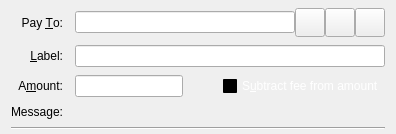
  <widget class="QFrame" name="SendCoins">
   <property name="toolTip">
    <string>This is a normal payment.</string>
   </property>
   <property name="frameShape">
    <enum>QFrame::NoFrame</enum>
   </property>
   <layout class="QGridLayout" name="gridLayout">
    <property name="topMargin">
     <number>8</number>
    </property>
    <property name="bottomMargin">
     <number>4</number>
    </property>
    <property name="horizontalSpacing">
     <number>12</number>
    </property>
    <property name="verticalSpacing">
     <number>8</number>
    </property>
    <item row="0" column="1">
     <layout class="QHBoxLayout" name="payToLayout">
      <property name="spacing">
       <number>0</number>
      </property>
      <item>
       <widget class="QValidatedLineEdit" name="payTo">
        <property name="toolTip">
         <string>The Dynamic address to send the payment to</string>
        </property>
       </widget>
      </item>
      <item>
       <widget class="QToolButton" name="addressBookButton">
        <property name="toolTip">
         <string>Choose previously used address</string>
        </property>
        <property name="text">
         <string/>
        </property>
        <property name="iconSize">
         <size>
          <width>22</width>
          <height>22</height>
         </size>
        </property>
        <property name="shortcut">
         <string>Alt+A</string>
        </property>
       </widget>
      </item>
      <item>
       <widget class="QToolButton" name="pasteButton">
        <property name="toolTip">
         <string>Paste address from clipboard</string>
        </property>
        <property name="text">
         <string/>
        </property>
        <property name="iconSize">
         <size>
          <width>22</width>
          <height>22</height>
         </size>
        </property>
        <property name="shortcut">
         <string>Alt+P</string>
        </property>
       </widget>
      </item>
      <item>
       <widget class="QToolButton" name="deleteButton">
        <property name="toolTip">
         <string>Remove this entry</string>
        </property>
        <property name="text">
         <string/>
        </property>
        <property name="iconSize">
         <size>
          <width>22</width>
          <height>22</height>
         </size>
        </property>
       </widget>
      </item>
     </layout>
    </item>
    <item row="1" column="0">
     <widget class="QLabel" name="labellLabel">
      <property name="text">
       <string>&amp;Label:</string>
      </property>
      <property name="alignment">
       <set>Qt::AlignRight|Qt::AlignTrailing|Qt::AlignVCenter</set>
      </property>
      <property name="buddy">
       <cstring>addAsLabel</cstring>
      </property>
     </widget>
    </item>
    <item row="1" column="1">
     <widget class="QLineEdit" name="addAsLabel">
      <property name="toolTip">
       <string>Enter a label for this address to add it to the list of used addresses</string>
      </property>
     </widget>
    </item>
    <item row="2" column="0">
     <widget class="QLabel" name="amountLabel">
      <property name="text">
       <string>A&amp;mount:</string>
      </property>
      <property name="alignment">
       <set>Qt::AlignRight|Qt::AlignTrailing|Qt::AlignVCenter</set>
      </property>
      <property name="buddy">
       <cstring>payAmount</cstring>
      </property>
     </widget>
    </item>
    <item row="2" column="1">
     <layout class="QHBoxLayout" name="horizontalLayoutAmount" stretch="0,0,1">
      <item>
       <widget class="DynamicAmountField" name="payAmount"/>
      </item>
      <item>
       <spacer name="horizontalSpacer">
        <property name="orientation">
         <enum>Qt::Horizontal</enum>
        </property>
        <property name="sizeHint" stdset="0">
         <size>
          <width>40</width>
          <height>20</height>
         </size>
        </property>
       </spacer>
      </item>
      <item>
       <widget class="QCheckBox" name="checkboxSubtractFeeFromAmount">
        <property name="maximumSize">
         <size>
          <width>16777215</width>
          <height>16777215</height>
         </size>
        </property>
        <property name="palette">
         <palette>
          <active>
           <colorrole role="WindowText">
            <brush brushstyle="SolidPattern">
             <color alpha="255">
              <red>255</red>
              <green>255</green>
              <blue>255</blue>
             </color>
            </brush>
           </colorrole>
           <colorrole role="Button">
            <brush brushstyle="SolidPattern">
             <color alpha="255">
              <red>0</red>
              <green>0</green>
              <blue>0</blue>
             </color>
            </brush>
           </colorrole>
           <colorrole role="Light">
            <brush brushstyle="SolidPattern">
             <color alpha="255">
              <red>0</red>
              <green>0</green>
              <blue>0</blue>
             </color>
            </brush>
           </colorrole>
           <colorrole role="Midlight">
            <brush brushstyle="SolidPattern">
             <color alpha="255">
              <red>0</red>
              <green>0</green>
              <blue>0</blue>
             </color>
            </brush>
           </colorrole>
           <colorrole role="Dark">
            <brush brushstyle="SolidPattern">
             <color alpha="255">
              <red>0</red>
              <green>0</green>
              <blue>0</blue>
             </color>
            </brush>
           </colorrole>
           <colorrole role="Mid">
            <brush brushstyle="SolidPattern">
             <color alpha="255">
              <red>0</red>
              <green>0</green>
              <blue>0</blue>
             </color>
            </brush>
           </colorrole>
           <colorrole role="Text">
            <brush brushstyle="SolidPattern">
             <color alpha="255">
              <red>255</red>
              <green>255</green>
              <blue>255</blue>
             </color>
            </brush>
           </colorrole>
           <colorrole role="BrightText">
            <brush brushstyle="SolidPattern">
             <color alpha="255">
              <red>255</red>
              <green>255</green>
              <blue>255</blue>
             </color>
            </brush>
           </colorrole>
           <colorrole role="ButtonText">
            <brush brushstyle="SolidPattern">
             <color alpha="255">
              <red>255</red>
              <green>255</green>
              <blue>255</blue>
             </color>
            </brush>
           </colorrole>
           <colorrole role="Base">
            <brush brushstyle="SolidPattern">
             <color alpha="255">
              <red>0</red>
              <green>0</green>
              <blue>0</blue>
             </color>
            </brush>
           </colorrole>
           <colorrole role="Window">
            <brush brushstyle="SolidPattern">
             <color alpha="255">
              <red>0</red>
              <green>0</green>
              <blue>0</blue>
             </color>
            </brush>
           </colorrole>
           <colorrole role="Shadow">
            <brush brushstyle="SolidPattern">
             <color alpha="255">
              <red>0</red>
              <green>0</green>
              <blue>0</blue>
             </color>
            </brush>
           </colorrole>
           <colorrole role="AlternateBase">
            <brush brushstyle="SolidPattern">
             <color alpha="255">
              <red>0</red>
              <green>0</green>
              <blue>0</blue>
             </color>
            </brush>
           </colorrole>
           <colorrole role="ToolTipBase">
            <brush brushstyle="SolidPattern">
             <color alpha="255">
              <red>255</red>
              <green>255</green>
              <blue>220</blue>
             </color>
            </brush>
           </colorrole>
           <colorrole role="ToolTipText">
            <brush brushstyle="SolidPattern">
             <color alpha="255">
              <red>0</red>
              <green>0</green>
              <blue>0</blue>
             </color>
            </brush>
           </colorrole>
          </active>
          <inactive>
           <colorrole role="WindowText">
            <brush brushstyle="SolidPattern">
             <color alpha="255">
              <red>255</red>
              <green>255</green>
              <blue>255</blue>
             </color>
            </brush>
           </colorrole>
           <colorrole role="Button">
            <brush brushstyle="SolidPattern">
             <color alpha="255">
              <red>0</red>
              <green>0</green>
              <blue>0</blue>
             </color>
            </brush>
           </colorrole>
           <colorrole role="Light">
            <brush brushstyle="SolidPattern">
             <color alpha="255">
              <red>0</red>
              <green>0</green>
              <blue>0</blue>
             </color>
            </brush>
           </colorrole>
           <colorrole role="Midlight">
            <brush brushstyle="SolidPattern">
             <color alpha="255">
              <red>0</red>
              <green>0</green>
              <blue>0</blue>
             </color>
            </brush>
           </colorrole>
           <colorrole role="Dark">
            <brush brushstyle="SolidPattern">
             <color alpha="255">
              <red>0</red>
              <green>0</green>
              <blue>0</blue>
             </color>
            </brush>
           </colorrole>
           <colorrole role="Mid">
            <brush brushstyle="SolidPattern">
             <color alpha="255">
              <red>0</red>
              <green>0</green>
              <blue>0</blue>
             </color>
            </brush>
           </colorrole>
           <colorrole role="Text">
            <brush brushstyle="SolidPattern">
             <color alpha="255">
              <red>255</red>
              <green>255</green>
              <blue>255</blue>
             </color>
            </brush>
           </colorrole>
           <colorrole role="BrightText">
            <brush brushstyle="SolidPattern">
             <color alpha="255">
              <red>255</red>
              <green>255</green>
              <blue>255</blue>
             </color>
            </brush>
           </colorrole>
           <colorrole role="ButtonText">
            <brush brushstyle="SolidPattern">
             <color alpha="255">
              <red>255</red>
              <green>255</green>
              <blue>255</blue>
             </color>
            </brush>
           </colorrole>
           <colorrole role="Base">
            <brush brushstyle="SolidPattern">
             <color alpha="255">
              <red>0</red>
              <green>0</green>
              <blue>0</blue>
             </color>
            </brush>
           </colorrole>
           <colorrole role="Window">
            <brush brushstyle="SolidPattern">
             <color alpha="255">
              <red>0</red>
              <green>0</green>
              <blue>0</blue>
             </color>
            </brush>
           </colorrole>
           <colorrole role="Shadow">
            <brush brushstyle="SolidPattern">
             <color alpha="255">
              <red>0</red>
              <green>0</green>
              <blue>0</blue>
             </color>
            </brush>
           </colorrole>
           <colorrole role="AlternateBase">
            <brush brushstyle="SolidPattern">
             <color alpha="255">
              <red>0</red>
              <green>0</green>
              <blue>0</blue>
             </color>
            </brush>
           </colorrole>
           <colorrole role="ToolTipBase">
            <brush brushstyle="SolidPattern">
             <color alpha="255">
              <red>255</red>
              <green>255</green>
              <blue>220</blue>
             </color>
            </brush>
           </colorrole>
           <colorrole role="ToolTipText">
            <brush brushstyle="SolidPattern">
             <color alpha="255">
              <red>0</red>
              <green>0</green>
              <blue>0</blue>
             </color>
            </brush>
           </colorrole>
          </inactive>
          <disabled>
           <colorrole role="WindowText">
            <brush brushstyle="SolidPattern">
             <color alpha="255">
              <red>0</red>
              <green>0</green>
              <blue>0</blue>
             </color>
            </brush>
           </colorrole>
           <colorrole role="Button">
            <brush brushstyle="SolidPattern">
             <color alpha="255">
              <red>0</red>
              <green>0</green>
              <blue>0</blue>
             </color>
            </brush>
           </colorrole>
           <colorrole role="Light">
            <brush brushstyle="SolidPattern">
             <color alpha="255">
              <red>0</red>
              <green>0</green>
              <blue>0</blue>
             </color>
            </brush>
           </colorrole>
           <colorrole role="Midlight">
            <brush brushstyle="SolidPattern">
             <color alpha="255">
              <red>0</red>
              <green>0</green>
              <blue>0</blue>
             </color>
            </brush>
           </colorrole>
           <colorrole role="Dark">
            <brush brushstyle="SolidPattern">
             <color alpha="255">
              <red>0</red>
              <green>0</green>
              <blue>0</blue>
             </color>
            </brush>
           </colorrole>
           <colorrole role="Mid">
            <brush brushstyle="SolidPattern">
             <color alpha="255">
              <red>0</red>
              <green>0</green>
              <blue>0</blue>
             </color>
            </brush>
           </colorrole>
           <colorrole role="Text">
            <brush brushstyle="SolidPattern">
             <color alpha="255">
              <red>0</red>
              <green>0</green>
              <blue>0</blue>
             </color>
            </brush>
           </colorrole>
           <colorrole role="BrightText">
            <brush brushstyle="SolidPattern">
             <color alpha="255">
              <red>255</red>
              <green>255</green>
              <blue>255</blue>
             </color>
            </brush>
           </colorrole>
           <colorrole role="ButtonText">
            <brush brushstyle="SolidPattern">
             <color alpha="255">
              <red>0</red>
              <green>0</green>
              <blue>0</blue>
             </color>
            </brush>
           </colorrole>
           <colorrole role="Base">
            <brush brushstyle="SolidPattern">
             <color alpha="255">
              <red>0</red>
              <green>0</green>
              <blue>0</blue>
             </color>
            </brush>
           </colorrole>
           <colorrole role="Window">
            <brush brushstyle="SolidPattern">
             <color alpha="255">
              <red>0</red>
              <green>0</green>
              <blue>0</blue>
             </color>
            </brush>
           </colorrole>
           <colorrole role="Shadow">
            <brush brushstyle="SolidPattern">
             <color alpha="255">
              <red>0</red>
              <green>0</green>
              <blue>0</blue>
             </color>
            </brush>
           </colorrole>
           <colorrole role="AlternateBase">
            <brush brushstyle="SolidPattern">
             <color alpha="255">
              <red>0</red>
              <green>0</green>
              <blue>0</blue>
             </color>
            </brush>
           </colorrole>
           <colorrole role="ToolTipBase">
            <brush brushstyle="SolidPattern">
             <color alpha="255">
              <red>255</red>
              <green>255</green>
              <blue>220</blue>
             </color>
            </brush>
           </colorrole>
           <colorrole role="ToolTipText">
            <brush brushstyle="SolidPattern">
             <color alpha="255">
              <red>0</red>
              <green>0</green>
              <blue>0</blue>
             </color>
            </brush>
           </colorrole>
          </disabled>
         </palette>
        </property>
        <property name="toolTip">
         <string>The fee will be deducted from the amount being sent. The recipient will receive a lower amount of Dynamic than you enter in the amount field. If multiple recipients are selected, the fee is split equally.</string>
        </property>
        <property name="text">
         <string>S&amp;ubtract fee from amount</string>
        </property>
       </widget>
      </item>
     </layout>
    </item>
    <item row="3" column="0">
     <widget class="QLabel" name="messageLabel">
      <property name="text">
       <string>Message:</string>
      </property>
      <property name="alignment">
       <set>Qt::AlignRight|Qt::AlignTrailing|Qt::AlignVCenter</set>
      </property>
     </widget>
    </item>
    <item row="3" column="1">
     <widget class="QLabel" name="messageTextLabel">
      <property name="toolTip">
       <string>A message that was attached to the Dynamic: URI which will be stored with the transaction for your reference. Note: This message will not be sent over the Dynamic network.</string>
      </property>
      <property name="textFormat">
       <enum>Qt::PlainText</enum>
      </property>
     </widget>
    </item>
    <item row="4" column="0" colspan="2">
     <widget class="Line" name="line">
      <property name="orientation">
       <enum>Qt::Horizontal</enum>
      </property>
     </widget>
    </item>
    <item row="0" column="0">
     <widget class="QLabel" name="payToLabel">
      <property name="text">
       <string>Pay &amp;To:</string>
      </property>
      <property name="alignment">
       <set>Qt::AlignRight|Qt::AlignTrailing|Qt::AlignVCenter</set>
      </property>
      <property name="buddy">
       <cstring>payTo</cstring>
      </property>
     </widget>
    </item>
   </layout>
  </widget>
